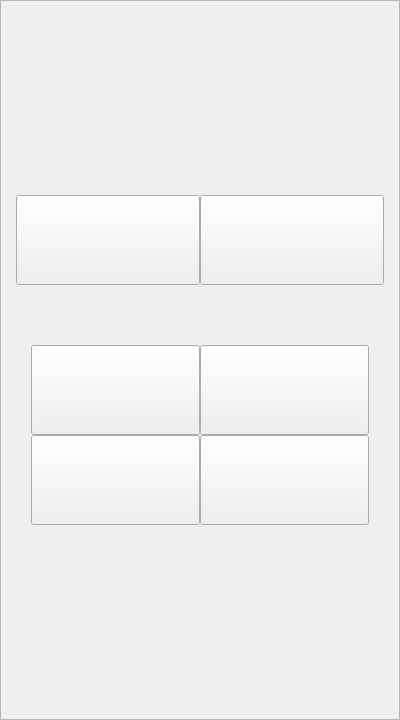
<?xml version="1.0" encoding="UTF-8"?>
<ui version="4.0">
 <class>AF</class>
 <widget class="QWidget" name="AF">
  <property name="geometry">
   <rect>
    <x>0</x>
    <y>0</y>
    <width>400</width>
    <height>720</height>
   </rect>
  </property>
  <property name="windowTitle">
   <string>AF</string>
  </property>
  <layout class="QHBoxLayout" name="horizontalLayout_2">
   <property name="leftMargin">
    <number>0</number>
   </property>
   <property name="topMargin">
    <number>0</number>
   </property>
   <property name="rightMargin">
    <number>0</number>
   </property>
   <property name="bottomMargin">
    <number>0</number>
   </property>
   <item>
    <widget class="QFrame" name="frame">
     <property name="maximumSize">
      <size>
       <width>9999</width>
       <height>9999</height>
      </size>
     </property>
     <property name="frameShape">
      <enum>QFrame::StyledPanel</enum>
     </property>
     <property name="frameShadow">
      <enum>QFrame::Raised</enum>
     </property>
     <layout class="QVBoxLayout" name="verticalLayout_3">
      <property name="spacing">
       <number>20</number>
      </property>
      <property name="leftMargin">
       <number>0</number>
      </property>
      <property name="topMargin">
       <number>0</number>
      </property>
      <property name="rightMargin">
       <number>0</number>
      </property>
      <property name="bottomMargin">
       <number>0</number>
      </property>
      <item>
       <layout class="QVBoxLayout" name="verticalLayout_2">
        <property name="spacing">
         <number>0</number>
        </property>
        <property name="topMargin">
         <number>80</number>
        </property>
        <property name="bottomMargin">
         <number>80</number>
        </property>
        <item>
         <layout class="QHBoxLayout" name="horizontalLayout">
          <property name="spacing">
           <number>0</number>
          </property>
          <property name="leftMargin">
           <number>15</number>
          </property>
          <property name="rightMargin">
           <number>15</number>
          </property>
          <item>
           <widget class="QPushButton" name="y_btn">
            <property name="sizePolicy">
             <sizepolicy hsizetype="Expanding" vsizetype="Fixed">
              <horstretch>0</horstretch>
              <verstretch>0</verstretch>
             </sizepolicy>
            </property>
            <property name="maximumSize">
             <size>
              <width>16777215</width>
              <height>90</height>
             </size>
            </property>
            <property name="font">
             <font>
              <family>Neue Haas Grotesk Text Pro</family>
              <pointsize>10</pointsize>
              <weight>75</weight>
              <bold>true</bold>
             </font>
            </property>
            <property name="text">
             <string/>
            </property>
           </widget>
          </item>
          <item>
           <widget class="QPushButton" name="n_btn">
            <property name="sizePolicy">
             <sizepolicy hsizetype="Expanding" vsizetype="Fixed">
              <horstretch>0</horstretch>
              <verstretch>0</verstretch>
             </sizepolicy>
            </property>
            <property name="maximumSize">
             <size>
              <width>16777215</width>
              <height>90</height>
             </size>
            </property>
            <property name="font">
             <font>
              <family>Neue Haas Grotesk Text Pro</family>
              <pointsize>10</pointsize>
              <weight>75</weight>
              <bold>true</bold>
             </font>
            </property>
            <property name="text">
             <string/>
            </property>
           </widget>
          </item>
         </layout>
        </item>
        <item>
         <spacer name="verticalSpacer">
          <property name="orientation">
           <enum>Qt::Vertical</enum>
          </property>
          <property name="sizeType">
           <enum>QSizePolicy::Fixed</enum>
          </property>
          <property name="sizeHint" stdset="0">
           <size>
            <width>20</width>
            <height>60</height>
           </size>
          </property>
         </spacer>
        </item>
        <item>
         <layout class="QHBoxLayout" name="horizontalLayout_5">
          <property name="spacing">
           <number>0</number>
          </property>
          <property name="leftMargin">
           <number>30</number>
          </property>
          <property name="rightMargin">
           <number>30</number>
          </property>
          <item>
           <widget class="QPushButton" name="hflip">
            <property name="maximumSize">
             <size>
              <width>16777215</width>
              <height>90</height>
             </size>
            </property>
            <property name="text">
             <string/>
            </property>
           </widget>
          </item>
          <item>
           <widget class="QPushButton" name="vflip">
            <property name="maximumSize">
             <size>
              <width>16777215</width>
              <height>90</height>
             </size>
            </property>
            <property name="text">
             <string/>
            </property>
           </widget>
          </item>
         </layout>
        </item>
        <item>
         <layout class="QHBoxLayout" name="horizontalLayout_3">
          <property name="spacing">
           <number>0</number>
          </property>
          <property name="leftMargin">
           <number>30</number>
          </property>
          <property name="rightMargin">
           <number>30</number>
          </property>
          <item>
           <widget class="QPushButton" name="rotatect">
            <property name="maximumSize">
             <size>
              <width>16777215</width>
              <height>90</height>
             </size>
            </property>
            <property name="text">
             <string/>
            </property>
           </widget>
          </item>
          <item>
           <widget class="QPushButton" name="rotate">
            <property name="maximumSize">
             <size>
              <width>16777215</width>
              <height>90</height>
             </size>
            </property>
            <property name="text">
             <string/>
            </property>
           </widget>
          </item>
         </layout>
        </item>
       </layout>
      </item>
     </layout>
    </widget>
   </item>
  </layout>
 </widget>
 <resources/>
 <connections/>
</ui>
